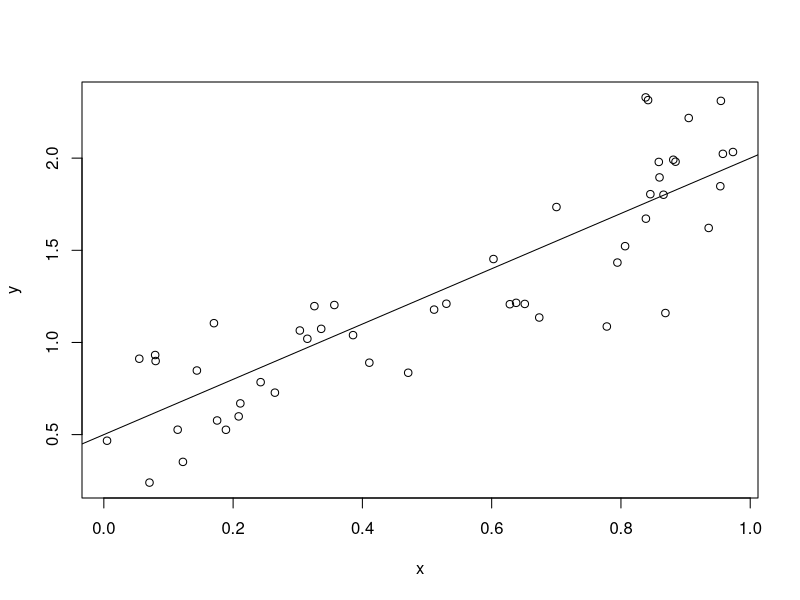

The R source for this figure:
####
#### Script for chapter 2 notes.
####

##
## A simulated simple linear regression problem.
##

## Parameters.
beta <- c(0.5, 1.5)
sg <- 0.25
n <- 50

## Simulate x variable and use it to generate y variable.
x <- runif(n)
X <- cbind(1, x)
y <- X %*% beta + rnorm(n, 0, sg)

## Scatterplot with population line overlaid.
plot(x, y)
abline(beta[1], beta[2])

## Fit SLR model using 'lm' function.
fit <- lm(y ~ x)
summary(fit)

## Match estimates manually.
beta_hat <- solve(t(X) %*% X) %*% t(X) %*% y
ee <- residuals(fit)
sg_hat <- sqrt(var(ee) * (n - 1) / (n - 2))
se_hat <- sqrt(diag(sg_hat ^ 2 * solve(t(X) %*% X)))
